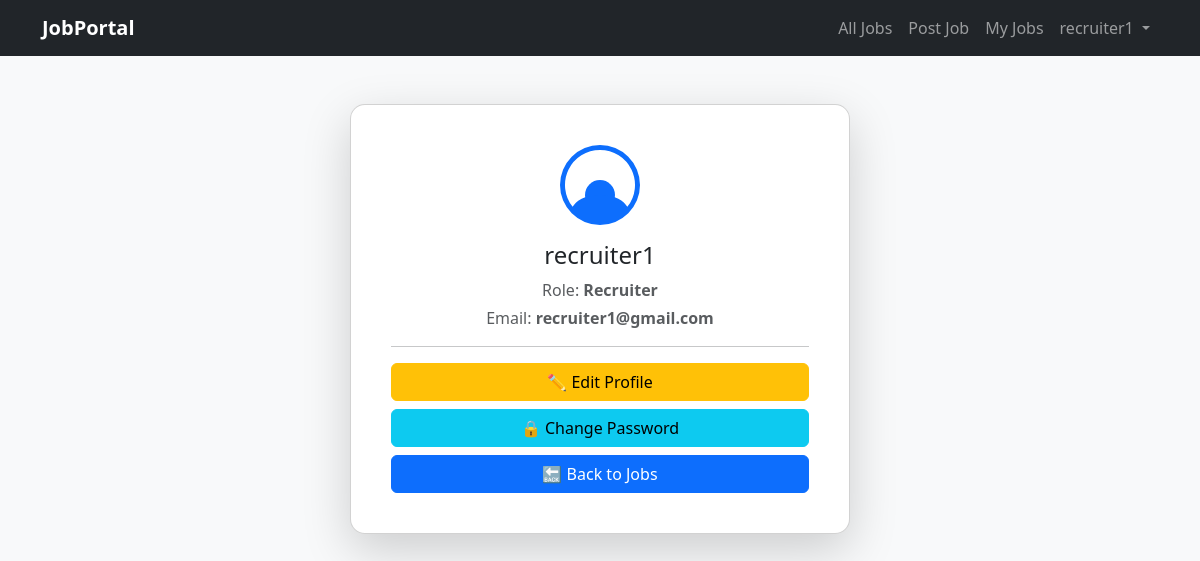
The app's page /accounts/profile/ (signed in) with its own data.
### accounts/models.py (models this page shows)
class User(AbstractUser):
    ROLE_CHOICES = (
        ('candidate', 'Candidate'),
        ('recruiter', 'Recruiter'),
    )
    role = models.CharField(max_length=20, choices=ROLE_CHOICES)

### accounts/views.py (the view)
# urls.py: path("profile/", views.profile_view, name="profile"),
@login_required
def profile_view(request):
    return render(request, "accounts/profile.html", {"user": request.user})

### templates/accounts/profile.html (shortened to what this page needs)
{% extends 'base.html' %}
{% block content %}
<div class="container mt-5 d-flex justify-content-center">
  <div class="card shadow-lg p-4" style="max-width: 500px; width: 100%; border-radius: 15px;">
    <div class="card-body text-center">
      <div class="mb-3">
      </div>
      <h4 class="card-title text-dark">{{ user.username }}</h4>
      <p class="text-muted mb-1">Role: <strong>{{ user.role|title }}</strong></p>
      <p class="text-muted">Email: <strong>{{ user.email }}</strong></p>
      <hr>
      <div class="d-grid gap-2">
        <a href="{% url 'edit_profile' %}" class="btn btn-warning">✏️ Edit Profile</a>
        <a href="{% url 'change_password' %}" class="btn btn-info">🔒 Change Password</a>
        <a href="{% url 'job_list' %}" class="btn btn-primary">🔙 Back to Jobs</a>
      </div>
    </div>
  </div>
</div>
{% endblock %}

### templates/base.html (shortened to what this page needs)
<!DOCTYPE html>
<html lang="en">
<head>
  <link href="https://cdn.jsdelivr.net/npm/bootstrap@5.3.0/dist/css/bootstrap.min.css" rel="stylesheet">
</head>
<body class="bg-light">
<nav class="navbar navbar-expand-lg navbar-dark bg-dark">
  <div class="container">
    <a class="navbar-brand fw-bold" href="{% url 'job_list' %}">JobPortal</a>
    <div class="collapse navbar-collapse" id="navbarNav">
      <ul class="navbar-nav ms-auto">
        <li class="nav-item">
          <a class="nav-link" href="{% url 'job_list' %}">All Jobs</a>
        </li>
        {% if user.is_authenticated %}
          {% if user.role == "candidate" %}
            <li class="nav-item">
              <a class="nav-link" href="{% url 'candidate_dashboard' %}">My Applications</a>
            </li>
          {% elif user.role == "recruiter" %}
            <li class="nav-item">
              <a class="nav-link" href="{% url 'job_create' %}">Post Job</a>
            </li>
            <li class="nav-item">
              <a class="nav-link" href="{% url 'recruiter_dashboard' %}">My Jobs</a>
            </li>
          {% endif %}
          <li class="nav-item dropdown">
            <a class="nav-link dropdown-toggle" href="#" id="profileDropdown" role="button" data-bs-toggle="dropdown">
              {{ user.username }}
            </a>
          </li>
        {% else %}
          <li class="nav-item"><a class="nav-link" href="{% url 'login' %}">Login</a></li>
          <li class="nav-item"><a class="nav-link" href="{% url 'signup' %}">Signup</a></li>
        {% endif %}
      </ul>
    </div>
  </div>
</nav>
<div class="container mt-4">
  {% block content %}{% endblock %}
</div>
</body>
</html>

### records on screen
User: username "recruiter1", role "Recruiter", email "recruiter1@gmail.com"
